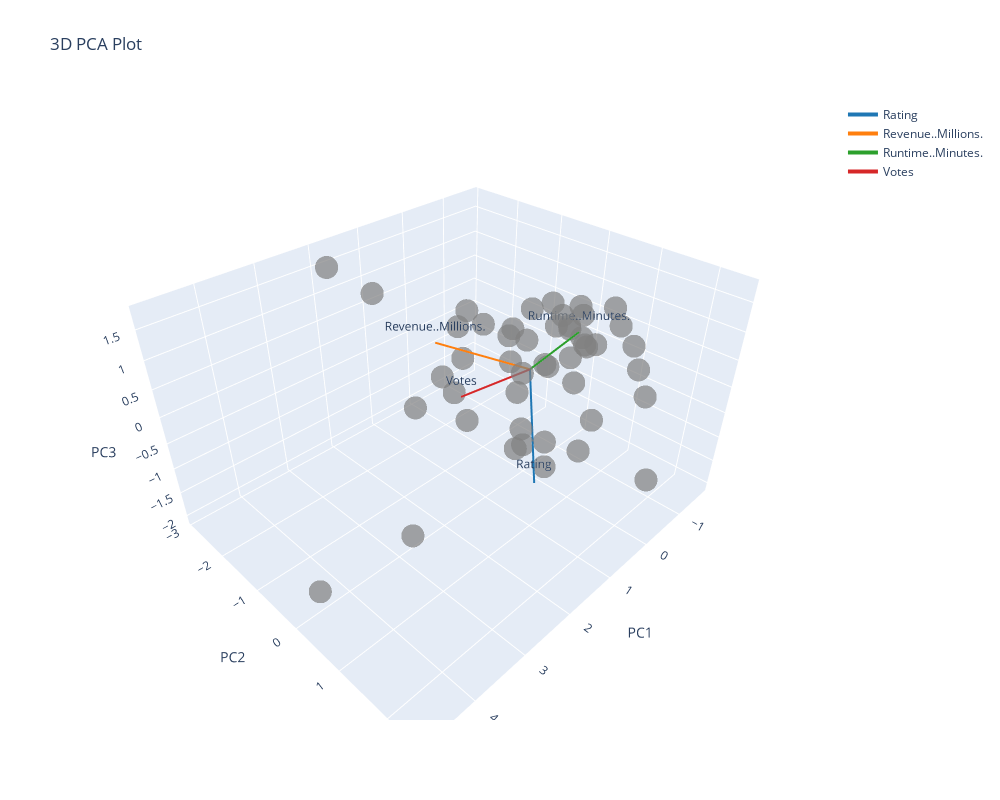

The notebook cell this image was saved under:
### Markdown cell above
#### 2.2.2. 3D Plot

### Code cell
# Base PCA scatter plot (gray points) with movie titles on hover
fig = px.scatter_3d(
    df_pca_titles,
    x='PC1',
    y='PC2',
    z='PC3',
    opacity=0.7,
    color_discrete_sequence=['gray'],
    hover_name='Title',
    title='3D PCA Plot',
    labels={'x': 'PC1', 'y': 'PC2', 'z': 'PC3'}
)

# Define colors for arrows
colors = px.colors.qualitative.D3

# Sort features alphabetically
sorted_features = sorted(zip(features, loadings), key=lambda x: x[0])

# Add arrows for sorted features
for i, (feature, vec) in enumerate(sorted_features):
    fig.add_trace(go.Scatter3d(
        x=[0, vec[0] * 2],
        y=[0, vec[1] * 2],
        z=[0, vec[2] * 2],
        mode='lines+text',
        name=feature,
        text=[None, feature],
        textposition='top center',
        line=dict(color=colors[i % len(colors)], width=4)
    ))

# Layout settings
fig.update_layout(
    width=1000,
    height=800
)
fig.show()

### Figure 1 — Plotly figure (JSON) as saved in the notebook; plotly's stock layout.template omitted (floating-point values rounded to 4 significant figures)
{"data": [{"hovertemplate": "<b>%{hovertext}</b><br><br>PC1=%{x}<br>PC2=%{y}<br>PC3=%{z}<extra></extra>", "hovertext": ["The Dark Knight", "Inception", "Dangal", "Interstellar", "Kimi no na wa", "The Intouchables", "The Prestige", "The Departed", "The Dark Knight Rises", "Whiplash", "The Lives of Others", "Taare Zameen Par", "Django Unchained", "3 Idiots", "WALL·E", "La La Land", "Bahubali: The Beginning", "Inglourious Basterds", "Jagten", "Up", "Toy Story 3", "Hacksaw Ridge", "The Wolf of Wall Street", "Room", "Warrior", "Pan's Labyrinth", "Inside Out", "Gran Torino", "Incendies", "El secreto de sus ojos", "PK", "Guardians of the Galaxy", "Lion", "Star Wars: Episode VII - The Force Awakens", "Mad Max: Fury Road", "Zootopia", "The Avengers", "Gone Girl", "Prisoners", "The Help", "12 Years a Slave", "Harry Potter and the Deathly Hallows: Part 2", "No Country for Old Men", "Shutter Island", "Ah-ga-ssi", "Spotlight", "Into the Wild"], "legendgroup": "", "marker": {"color": "gray", "opacity": 0.7, "symbol": "circle"}, "mode": "markers", "name": "", "scene": "scene", "showlegend": false, "type": "scatter3d", "x": [4.772, 3.335, 0.108, 1.999, -1.045, -0.03417, 0.7156, 1.231, 2.706, -0.4411, -0.4073, -0.379, 1.464, -0.2663, 0.3044, -0.6015, -0.8927, 0.86, -1.271, 0.1592, 0.3267, -0.9598, 0.8317, -1.343, -0.8338, -0.8055, -0.4243, -0.3786, -1.424, -1.326, -1.114, 0.2399, -1.662, 1.817, -0.4505, -0.7071, 1.77, -0.03603, -0.616, -0.5809, -0.775, 0.1886, -0.5811, 0.1023, -1.575, -1.262, -0.7408], "y": [0.4622, 0.7339, 2.448, 1.405, 0.4288, 0.4259, 0.5101, 0.8695, 0.1733, 0.0879, 1.032, 1.936, 0.9399, 1.812, -1.142, -0.09699, 1.321, 0.5293, 0.01484, -1.618, -1.757, 0.2889, 1.145, -0.1657, 0.4449, -0.3178, -1.973, -0.7527, 0.2786, 0.1629, 0.9094, -1.451, -0.4618, -2.884, -0.8785, -1.724, -1.803, -0.07298, 0.4404, -0.08184, -0.1196, -1.289, -0.5778, -0.3342, 0.4776, -0.1955, 0.4197], "z": [-1.179, -0.9579, -0.84, 0.2358, -2.057, -1.845, -0.8963, -0.1148, 0.6573, -1.705, -0.7137, 0.2026, 0.6896, 0.6819, -1.468, -0.2486, 0.6227, 0.5525, -0.8416, -1.154, -0.7919, 0.3324, 1.75, -0.4201, 0.3092, -0.3935, -0.8144, -0.3405, 0.001634, -0.05002, 0.7351, 0.3318, -0.07445, 1.476, 0.1051, -0.09379, 1.375, 1.082, 1.098, 0.9823, 0.4642, 0.6804, 0.08643, 0.676, 0.7338, 0.2511, 0.887]}, {"line": {"color": "#1F77B4", "width": 4}, "mode": "lines+text", "name": "Rating", "text": [null, "Rating"], "textposition": "top center", "type": "scatter3d", "x": [0, 0.8882], "y": [0, 0.9448], "z": [0, -1.348]}, {"line": {"color": "#FF7F0E", "width": 4}, "mode": "lines+text", "name": "Revenue..Millions.", "text": [null, "Revenue..Millions."], "textposition": "top center", "type": "scatter3d", "x": [0, 0.9922], "y": [0, -1.216], "z": [0, 0.4144]}, {"line": {"color": "#2CA02C", "width": 4}, "mode": "lines+text", "name": "Runtime..Minutes.", "text": [null, "Runtime..Minutes."], "textposition": "top center", "type": "scatter3d", "x": [0, 0.549], "y": [0, 1.255], "z": [0, 1.418]}, {"line": {"color": "#D62728", "width": 4}, "mode": "lines+text", "name": "Votes", "text": [null, "Votes"], "textposition": "top center", "type": "scatter3d", "x": [0, 1.388], "y": [0, -0.2316], "z": [0, 0.005727]}], "layout": {"height": 800, "legend": {"tracegroupgap": 0}, "scene": {"domain": {"x": [0, 1], "y": [0, 1]}, "xaxis": {"title": {"text": "PC1"}}, "yaxis": {"title": {"text": "PC2"}}, "zaxis": {"title": {"text": "PC3"}}}, "title": {"text": "3D PCA Plot"}, "width": 1000}}
